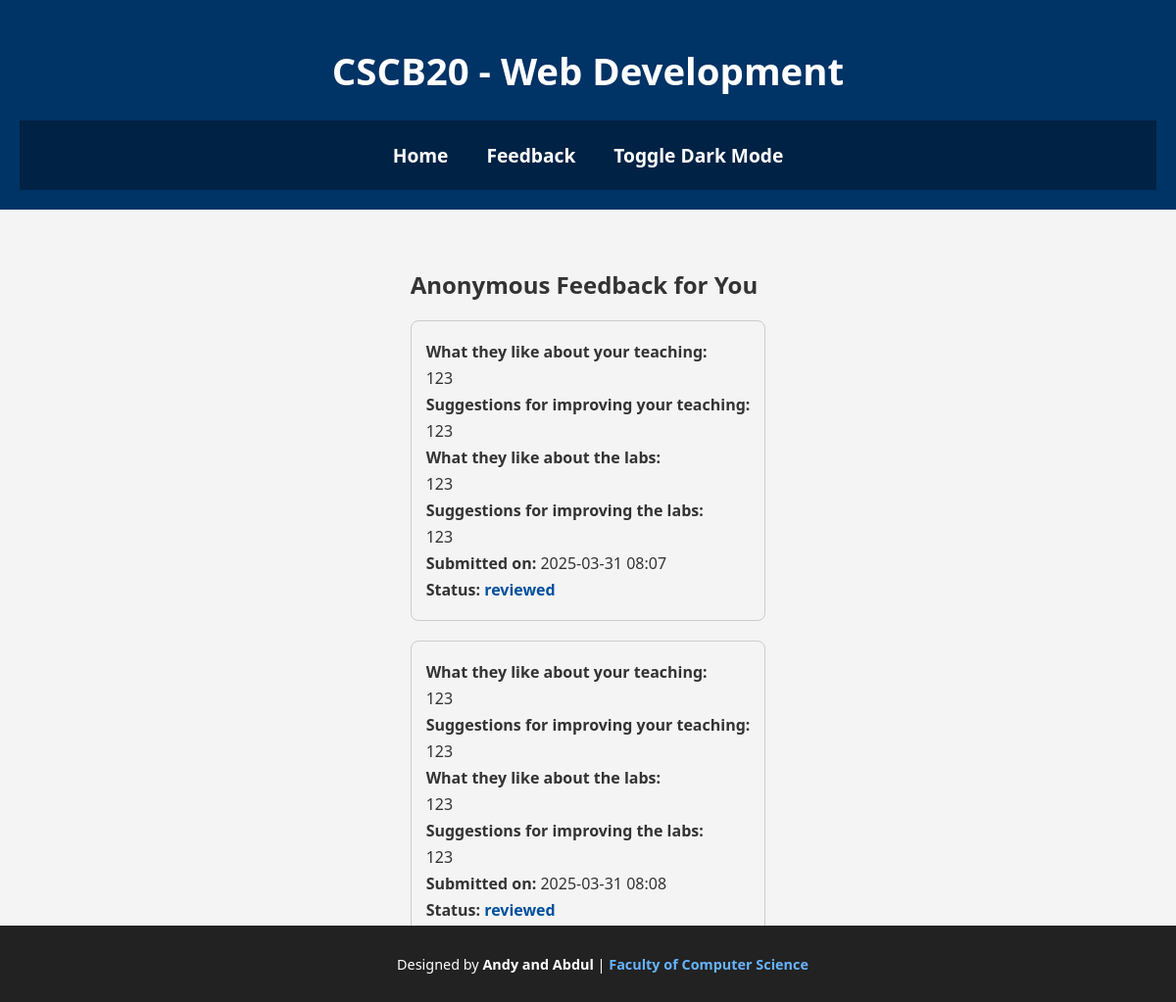
Screenshot of /Feedback (signed in) with the database file from the repository.
### app.py (models this page shows)
class Feedback(db.Model):
    __tablename__ = 'Feedback'
    id = db.Column(db.Integer, primary_key=True)
    instructor_id = db.Column(db.Integer, db.ForeignKey('User.id'), nullable=False)
    feedback_instructor_like = db.Column(db.String(1000), nullable=False)
    feedback_instructor_improve = db.Column(db.String(1000), nullable=False)
    feedback_labs_like = db.Column(db.String(1000), nullable=False)
    feedback_labs_improve = db.Column(db.String(1000), nullable=False)
    timestamp = db.Column(db.DateTime, default=datetime.utcnow)
    status = db.Column(db.String(50), default="open")  # "open" or "reviewed"

### app.py (the view, shortened to what this page needs)
@app.route('/Feedback', methods=['GET', 'POST'])
def feedback():
    if 'username' not in session:
        flash("Please log in to access feedback.", "error")
        return redirect(url_for('login'))
    user_type = session.get('user_type')
    if user_type == 'Instructor':
        instructor = User.query.filter_by(username=session.get('username')).first()
        feedbacks = Feedback.query.filter_by(instructor_id=instructor.id).all()
        return render_template('InstructorFeedback.html', feedbacks=feedbacks)
    else:
        flash("Unauthorized access.", "error")
        return redirect(url_for('home'))

### Template/InstructorFeedback.html (shortened to what this page needs)
<!DOCTYPE html>
<html lang="en">
<head>
  <link rel="stylesheet" href="{{ url_for('static', filename='css/index.css') }}">
</head>
<body>
  <div class="wrapper">
    <header>
      <h1>CSCB20 - Web Development</h1>
      <nav>
        <ul>
          <li><a href="{{ url_for('home') }}">Home</a></li>
          <li><a href="{{ url_for('feedback') }}">Feedback</a></li>
          <li><label for="dark-mode-toggle" class="toggle-btn">Toggle Dark Mode</label></li>
        </ul>
      </nav>
    </header>
    <div class="content-wrapper">
      <h2>Anonymous Feedback for You</h2>
      {% if feedbacks %}
        {% for feedback in feedbacks %}
          <div class="feedback-item">
            <p><strong>What they like about your teaching:</strong></p>
            <p>{{ feedback.feedback_instructor_like }}</p>
            <p><strong>Suggestions for improving your teaching:</strong></p>
            <p>{{ feedback.feedback_instructor_improve }}</p>
            <p><strong>What they like about the labs:</strong></p>
            <p>{{ feedback.feedback_labs_like }}</p>
            <p><strong>Suggestions for improving the labs:</strong></p>
            <p>{{ feedback.feedback_labs_improve }}</p>
            <p><strong>Submitted on:</strong> {{ feedback.timestamp.strftime('%Y-%m-%d %H:%M') }}</p>
            <p><strong>Status:</strong> <span class="feedback-status">{{ feedback.status }}</span></p>
          </div>
        {% endfor %}
      {% else %}
        <p>No feedback available at this time.</p>
      {% endif %}
      <a href="{{ url_for('home') }}">Return to Home</a>
    </div>
    <footer>
      <p>Designed by <strong>Andy and Abdul</strong> |
         <a href="https://web.cs.toronto.edu/">Faculty of Computer Science</a>
      </p>
    </footer>
  </div>
</body>
</html>

### Static/CSS/index.css (style rules this page uses)
:root { --font-family: "Segoe UI", sans-serif; --bg-color: #f4f4f4; --text-color: #333; --header-bg: #003366; --nav-bg: #002244; --nav-link-color: white; --nav-link-hover-color: #66b3ff; --course-bg: white; --assignment-bg: #ffffff; --assignment-heading-color: #003366; --assignment-heading-border: #e0e0e0; --assignment-details-text: #555; --footer-bg: #222; --footer-text-color: white; --footer-link-color: #66b3ff; --button-bg: #00509e; --button-hover-bg: #0073e6; --input-bg: #fff; --input-text: #333; --input-border: #ccc; }
.wrapper { background-color: var(--bg-color); min-height: 100vh; display: flex; flex-direction: column; }
body { font-family: var(--font-family); margin: 0; padding: 0; background-color: var(--bg-color); color: var(--text-color); transition: background 0.5s, color 0.5s; display: flex; flex-direction: column; min-height: 100vh; animation: fadeIn 0.5s ease-in-out; }
header { background-color: var(--header-bg); color: white; padding: 20px; text-align: center; font-size: 1.2em; }
nav { position: sticky; top: 0; background: var(--nav-bg); padding: 10px; z-index: 100; }
nav ul { list-style-type: none; padding: 0; margin: 0; text-align: center; display: flex; justify-content: center; gap: 15px; }
nav ul li { position: relative; }
nav ul li a { text-decoration: none; color: var(--nav-link-color); font-weight: 600; padding: 12px; display: block; transition: color 0.3s ease; }
footer { background-color: var(--footer-bg); color: var(--footer-text-color); text-align: center; padding: 15px; width: 100%; font-size: 0.9em; position: fixed; bottom: 0; }
footer a { color: var(--footer-link-color); text-decoration: none; font-weight: bold; }
.toggle-btn { text-decoration: none; color: var(--nav-link-color); font-weight: 600; padding: 12px; display: block; cursor: pointer; transition: color 0.3s ease; }
html, body { margin: 0; padding: 0; height: 100%; }
.wrapper { display: flex; flex-direction: column; min-height: 100vh; }
.content-wrapper { flex: 1; }
footer { margin-top: auto; }

### Template/InstructorFeedback.html (style rules this page uses)
.content-wrapper { max-width: 1100px; margin: 20px auto; padding: 20px; text-align: left; color: #333; }
.feedback-item { border: 1px solid #ccc; padding: 15px; margin-bottom: 20px; border-radius: 8px; }
.feedback-item p { margin: 5px 0; }
.feedback-status { font-weight: bold; color: #00509e; }

### rows the page displays
Feedback: feedback_instructor_like "123", feedback_instructor_improve "123", feedback_labs_like "123", feedback_labs_improve "123", timestamp "2025-03-31 08:07", status "reviewed"
Feedback: feedback_instructor_like "123", feedback_instructor_improve "123", feedback_labs_like "123", feedback_labs_improve "123", timestamp "2025-03-31 08:08", status "reviewed"
